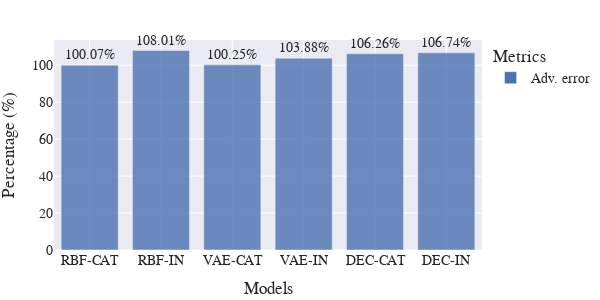

Source (notebook cell):
### Code cell
file_name = "FE_vs_FC:adv_error"
keys = list(comp_df.keys())
x = [k for k in keys]
y = []
for k in keys:
    y += [comp_df[k][metric][0][0] for metric in ["adv_error"]]
df_formatted = dict(Models=x, Percentage=y, Metrics=["Adv. error"]*len(keys))
fig = plot_bar(results=df_formatted, title="Generation performance of FC-CAT compared to FE", 
        width=600, add_hline=False, annotation_text="")
save_plot(fig, "img/ref/"+file_name+".svg")
fig.show()

### Figure 1 — Plotly figure (JSON) as saved in the notebook; plotly's stock layout.template omitted (floating-point values rounded to 4 significant figures)
{"data": [{"alignmentgroup": "True", "cliponaxis": false, "hovertemplate": "Metrics=Adv. error<br>Models=%{x}<br>Percentage=%{text}<extra></extra>", "legendgroup": "Adv. error", "marker": {"color": "rgb(76,114,176)", "opacity": 0.8, "pattern": {"shape": ""}}, "name": "Adv. error", "offsetgroup": "Adv. error", "orientation": "v", "showlegend": true, "text": [100.1, 108.0, 100.2, 103.9, 106.3, 106.7], "textposition": "outside", "texttemplate": "%{text}%", "type": "bar", "x": ["RBF-CAT", "RBF-IN", "VAE-CAT", "VAE-IN", "DEC-CAT", "DEC-IN"], "xaxis": "x", "y": [100.1, 108.0, 100.2, 103.9, 106.3, 106.7], "yaxis": "y"}], "layout": {"barmode": "group", "font": {"family": "Serif", "size": 14}, "height": 300, "legend": {"title": {"text": "Metrics"}, "tracegroupgap": 0}, "margin": {"b": 5, "l": 5, "r": 5, "t": 40}, "width": 600, "xaxis": {"anchor": "y", "domain": [0, 1], "title": {"text": "Models"}}, "yaxis": {"anchor": "x", "domain": [0, 1], "title": {"text": "Percentage (%)"}}}}
